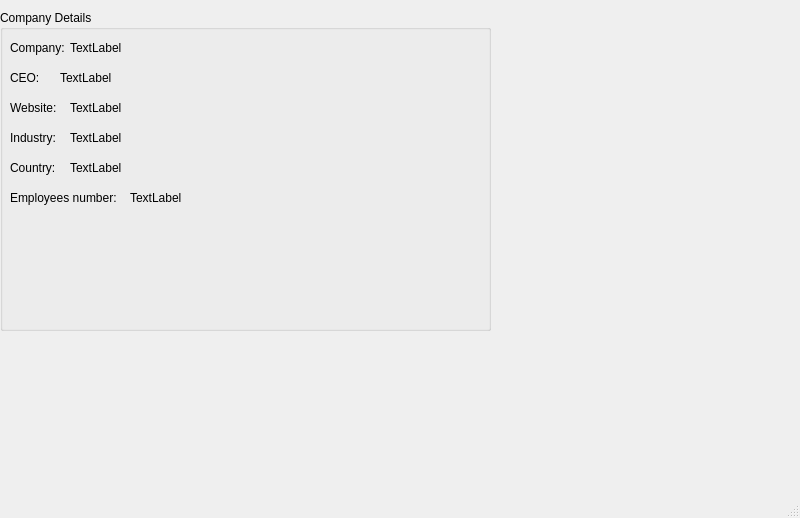
<?xml version="1.0" encoding="UTF-8"?>
<ui version="4.0">
 <class>MainWindow</class>
 <widget class="QMainWindow" name="MainWindow">
  <property name="geometry">
   <rect>
    <x>0</x>
    <y>0</y>
    <width>800</width>
    <height>518</height>
   </rect>
  </property>
  <property name="windowTitle">
   <string>MainWindow</string>
  </property>
  <widget class="QWidget" name="centralwidget">
   <widget class="QGroupBox" name="groupBox">
    <property name="geometry">
     <rect>
      <x>0</x>
      <y>10</y>
      <width>491</width>
      <height>321</height>
     </rect>
    </property>
    <property name="title">
     <string>Company Details</string>
    </property>
    <widget class="QLabel" name="label">
     <property name="geometry">
      <rect>
       <x>10</x>
       <y>30</y>
       <width>55</width>
       <height>16</height>
      </rect>
     </property>
     <property name="text">
      <string>Company:</string>
     </property>
    </widget>
    <widget class="QLabel" name="label_3">
     <property name="geometry">
      <rect>
       <x>10</x>
       <y>60</y>
       <width>55</width>
       <height>16</height>
      </rect>
     </property>
     <property name="text">
      <string>CEO: </string>
     </property>
    </widget>
    <widget class="QLabel" name="CEOName">
     <property name="geometry">
      <rect>
       <x>60</x>
       <y>60</y>
       <width>55</width>
       <height>16</height>
      </rect>
     </property>
     <property name="text">
      <string>TextLabel</string>
     </property>
    </widget>
    <widget class="QLabel" name="label_5">
     <property name="geometry">
      <rect>
       <x>10</x>
       <y>90</y>
       <width>55</width>
       <height>16</height>
      </rect>
     </property>
     <property name="text">
      <string>Website: </string>
     </property>
    </widget>
    <widget class="QLabel" name="websiteName">
     <property name="geometry">
      <rect>
       <x>70</x>
       <y>90</y>
       <width>55</width>
       <height>16</height>
      </rect>
     </property>
     <property name="text">
      <string>TextLabel</string>
     </property>
    </widget>
    <widget class="QLabel" name="label_7">
     <property name="geometry">
      <rect>
       <x>10</x>
       <y>120</y>
       <width>55</width>
       <height>16</height>
      </rect>
     </property>
     <property name="text">
      <string>Industry: </string>
     </property>
    </widget>
    <widget class="QLabel" name="IndustryName">
     <property name="geometry">
      <rect>
       <x>70</x>
       <y>120</y>
       <width>55</width>
       <height>16</height>
      </rect>
     </property>
     <property name="text">
      <string>TextLabel</string>
     </property>
    </widget>
    <widget class="QLabel" name="label_9">
     <property name="geometry">
      <rect>
       <x>10</x>
       <y>150</y>
       <width>55</width>
       <height>16</height>
      </rect>
     </property>
     <property name="text">
      <string>Country:</string>
     </property>
    </widget>
    <widget class="QLabel" name="countryName">
     <property name="geometry">
      <rect>
       <x>70</x>
       <y>150</y>
       <width>55</width>
       <height>16</height>
      </rect>
     </property>
     <property name="text">
      <string>TextLabel</string>
     </property>
    </widget>
    <widget class="QLabel" name="label_11">
     <property name="geometry">
      <rect>
       <x>10</x>
       <y>180</y>
       <width>121</width>
       <height>16</height>
      </rect>
     </property>
     <property name="text">
      <string>Employees number:</string>
     </property>
    </widget>
    <widget class="QLabel" name="employeesNumber">
     <property name="geometry">
      <rect>
       <x>130</x>
       <y>180</y>
       <width>55</width>
       <height>16</height>
      </rect>
     </property>
     <property name="text">
      <string>TextLabel</string>
     </property>
    </widget>
    <widget class="QLabel" name="companyName">
     <property name="geometry">
      <rect>
       <x>70</x>
       <y>30</y>
       <width>55</width>
       <height>16</height>
      </rect>
     </property>
     <property name="text">
      <string>TextLabel</string>
     </property>
    </widget>
   </widget>
  </widget>
  <widget class="QStatusBar" name="statusbar"/>
 </widget>
 <resources/>
 <connections/>
</ui>
